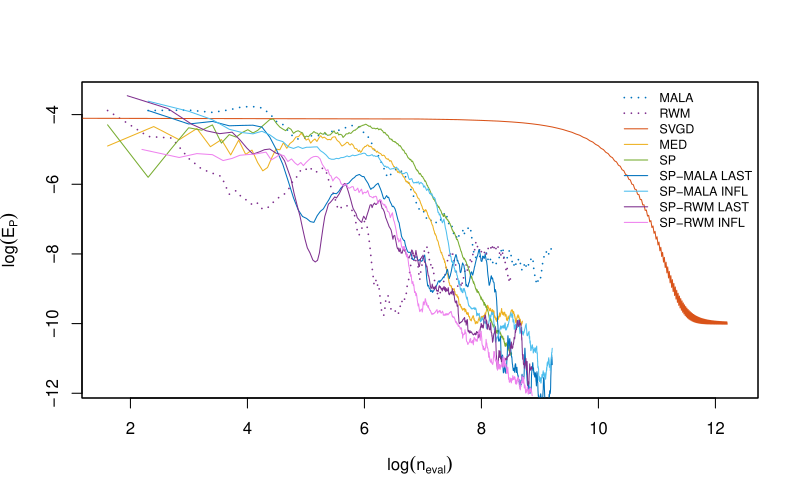

Write R code to recreate this figure.
## SP-MCMC IGARCH example
##
## Runs the IGARCH experiment from Chen et al. (2019), compares several
## sampling methods, and saves the energy-distance trajectory plot.
##
## Data note:
## The package ships the small S&P 500 MATLAB data file used by this
## CRAN-sized replication run. The upstream data source is:
## https://raw.githubusercontent.com/wilson-ye-chen/sp-mcmc/master/src/lib/data_spx.mat

replication_dir <- normalizePath(
  if (dir.exists(file.path("inst", "replication"))) file.path("inst", "replication") else ".",
  mustWork = FALSE
)
suppressPackageStartupMessages(library(steinsampling))

set.seed(2026L)


## ------------------------------------------------------------------
## Configuration
## ------------------------------------------------------------------

# Full replication: N_POINTS <- 1000L
N_POINTS <- 30L
# Full replication: N_REF_MCMC <- 100000L
N_REF_MCMC <- 300L
# Full replication: N_REF_KEEP <- 20000L
N_REF_KEEP <- 150L
# Full replication: N_SVGD_ITER <- 200L
N_SVGD_ITER <- 20L
N_DIM <- 2L
# Full replication: N_THIN <- 5L
N_THIN <- 2L
# Full replication: M_SPMCMC <- 5L
M_SPMCMC <- 2L

LB <- c(0.002, 0.05)
UB <- c(0.04, 0.2)
X0 <- (LB + UB) / 2
V_MCMC <- diag(5e-4, N_DIM)

# Full replication: ADAPT_EPOCH <- c(rep(500L, 15L), 1000L, 5000L, N_REF_MCMC)
ADAPT_EPOCH <- c(50L, 100L, N_REF_MCMC)
FIGURE3_PDF <- file.path(replication_dir, "stein_point_mcmc_IGARCH_energy.pdf")
SPX_DATA <- file.path(
  replication_dir, "data", "stein_point_mcmc_igarch",
  "data_spx.mat"
)


## ------------------------------------------------------------------
## SPX data reader
## ------------------------------------------------------------------

read_u32 <- function(x, pos) {
  sum(as.numeric(as.integer(x[pos + 0:3])) * c(1, 256, 256^2, 256^3))
}

read_mat_element <- function(x, pos) {
  raw_tag <- read_u32(x, pos)
  small_type <- raw_tag %% 65536
  small_len <- floor(raw_tag / 65536)
  if (small_len > 0 && small_len <= 4) {
    data_start <- pos + 4L
    return(list(
      type = small_type, bytes = small_len,
      data = x[data_start:(data_start + small_len - 1L)],
      next_pos = pos + 8L
    ))
  }

  bytes <- read_u32(x, pos + 4L)
  data_start <- pos + 8L
  data_end <- data_start + bytes - 1L
  pad <- (8L - (bytes %% 8L)) %% 8L
  list(
    type = raw_tag, bytes = bytes, data = x[data_start:data_end],
    next_pos = data_end + 1L + pad
  )
}

read_from_raw <- function(raw_data, what, n, size, signed = TRUE) {
  con <- rawConnection(raw_data)
  on.exit(close(con), add = TRUE)
  readBin(con, what, n = n, size = size, endian = "little", signed = signed)
}

parse_mat_matrix <- function(payload) {
  outer <- read_mat_element(payload, 1L)
  if (outer$type != 14L) stop("Expected miMATRIX element in MAT file")

  x <- outer$data
  pos <- 1L
  flags <- read_mat_element(x, pos)
  pos <- flags$next_pos
  dims_el <- read_mat_element(x, pos)
  pos <- dims_el$next_pos
  name_el <- read_mat_element(x, pos)
  pos <- name_el$next_pos
  data_el <- read_mat_element(x, pos)

  dims <- read_from_raw(dims_el$data, integer(),
    n = dims_el$bytes / 4L,
    size = 4L
  )
  name <- rawToChar(name_el$data)

  vals <- switch(as.character(data_el$type),
    "9" = read_from_raw(data_el$data, numeric(), n = prod(dims), size = 8L),
    "4" = read_from_raw(data_el$data, integer(),
      n = prod(dims), size = 2L,
      signed = FALSE
    ),
    stop(sprintf(
      "Unsupported MAT numeric type %d for variable %s",
      data_el$type, name
    ))
  )

  list(name = name, value = matrix(vals, nrow = dims[1L], ncol = dims[2L]))
}

read_mat5_numeric <- function(path, variable) {
  bytes <- readBin(path, "raw", n = file.info(path)$size)
  pos <- 129L

  while (pos + 7L <= length(bytes)) {
    typ <- read_u32(bytes, pos)
    n_bytes <- read_u32(bytes, pos + 4L)
    payload <- bytes[(pos + 8L):(pos + 8L + n_bytes - 1L)]
    pos <- pos + 8L + n_bytes
    if (typ != 15L) next

    mat <- parse_mat_matrix(memDecompress(payload, type = "unknown"))
    if (identical(mat$name, variable)) {
      return(mat$value)
    }
  }

  stop("Variable not found in MAT file: ", variable, call. = FALSE)
}

ensure_spx_data <- function(path) {
  if (file.exists(path)) {
    return(invisible(path))
  }
  dir.create(dirname(path), recursive = TRUE, showWarnings = FALSE)
  url <- paste0(
    "https://raw.githubusercontent.com/wilson-ye-chen/",
    "sp-mcmc/master/src/lib/data_spx.mat"
  )
  utils::download.file(url, path, mode = "wb", quiet = TRUE)
  invisible(path)
}


## ------------------------------------------------------------------
## IGARCH target
## ------------------------------------------------------------------

as_theta_matrix <- function(X) {
  X <- as.matrix(X)
  if (ncol(X) != 2L) stop("IGARCH theta must have two columns")
  X
}

igarch_valid_theta <- function(theta) {
  theta <- as_theta_matrix(theta)
  theta[, 1L] > 0 & theta[, 2L] > 0 & theta[, 2L] < 1
}

igarch_logp <- function(theta, y, h1) {
  theta <- as_theta_matrix(theta)
  n <- nrow(theta)
  theta1 <- theta[, 1L]
  theta2 <- theta[, 2L]
  valid <- is.finite(theta1) & is.finite(theta2) &
    theta1 > 0 & theta2 > 0 & theta2 < 1

  y_sq <- y^2
  h <- rep(h1, n)
  logp <- numeric(n)

  for (i in 2:length(y)) {
    h <- theta1 + theta2 * y_sq[i - 1L] + (1 - theta2) * h
    valid <- valid & is.finite(h) & h > 0
    idx <- which(valid)
    if (length(idx) > 0L) {
      logp[idx] <- logp[idx] - 0.5 * log(2 * pi) - 0.5 * log(h[idx]) -
        y_sq[i] / (2 * h[idx])
    }
  }

  logp[!valid] <- -Inf
  logp
}

igarch_score <- function(theta, y, h1) {
  theta <- as_theta_matrix(theta)
  n <- nrow(theta)
  theta1 <- theta[, 1L]
  theta2 <- theta[, 2L]
  valid <- is.finite(theta1) & is.finite(theta2) &
    theta1 > 0 & theta2 > 0 & theta2 < 1

  dh1 <- numeric(n)
  dh2 <- numeric(n)
  h <- rep(h1, n)
  score1 <- numeric(n)
  score2 <- numeric(n)
  y_sq <- y^2
  beta <- 1 - theta2

  for (i in 2:length(y)) {
    dh1 <- 1 + beta * dh1
    dh2 <- y_sq[i - 1L] - h + beta * dh2
    h <- theta1 + theta2 * y_sq[i - 1L] + beta * h
    valid <- valid & is.finite(h) & h > 0

    idx <- which(valid)
    if (length(idx) > 0L) {
      score_h <- -1 / (2 * h[idx]) + y_sq[i] / (2 * h[idx]^2)
      score1[idx] <- score1[idx] + score_h * dh1[idx]
      score2[idx] <- score2[idx] + score_h * dh2[idx]
    }
  }

  out <- cbind(score1, score2)
  out[!valid, ] <- 0
  out
}

## ------------------------------------------------------------------
## Markov chain helpers
## ------------------------------------------------------------------

logistic <- function(x, k) 1 / (1 + exp(-k * x))

nearest_spd <- function(S, eps = 1e-10) {
  S <- (S + t(S)) / 2
  eig <- eigen(S, symmetric = TRUE)
  vals <- pmax(eig$values, eps)
  out <- eig$vectors %*% (vals * t(eig$vectors))
  (out + t(out)) / 2
}

rmvn <- function(n, mu, Sigma) {
  mu <- as.numeric(mu)
  U <- chol(nearest_spd(Sigma))
  sweep(matrix(stats::rnorm(n * length(mu)), nrow = n) %*% U, 2L, mu, "+")
}

draw_adaptive_mc <- function(n, mu0, S0, lambda, X_curr) {
  d <- length(mu0)
  if (nrow(X_curr) == 0L) {
    return(rmvn(n, mu0, S0))
  }

  idx <- sample.int(nrow(X_curr), n, replace = TRUE)
  X_curr[idx, , drop = FALSE] + rmvn(n, rep(0, d), lambda * diag(d))
}

mala_reference <- function(log_p, score_function, x0, h, C, n_iter) {
  d <- length(x0)
  hh <- h^2
  S <- hh * nearest_spd(C)
  U <- chol(S)

  X <- matrix(0, n_iter, d)
  D <- matrix(0, n_iter, d)
  logp <- numeric(n_iter)
  accept <- integer(n_iter)
  X[1L, ] <- x0
  D[1L, ] <- score_function(matrix(x0, 1L, d))
  logp[1L] <- log_p(matrix(x0, 1L, d))

  for (i in 2:n_iter) {
    x_old <- X[i - 1L, ]
    d_old <- D[i - 1L, ]
    logp_old <- logp[i - 1L]

    mx <- x_old + (hh / 2) * as.numeric(d_old %*% C)
    y <- mx + as.numeric(stats::rnorm(d) %*% U)
    logp_y <- log_p(matrix(y, 1L, d))

    if (is.finite(logp_y)) {
      d_y <- score_function(matrix(y, 1L, d))
      my <- y + (hh / 2) * as.numeric(d_y %*% C)
      q_old_given_y <- sum(forwardsolve(t(U), x_old - my)^2)
      q_y_given_old <- sum(forwardsolve(t(U), y - mx)^2)
      log_accept <- (logp_y - logp_old) + 0.5 * (q_y_given_old - q_old_given_y)
    } else {
      d_y <- d_old
      log_accept <- -Inf
    }

    if (is.finite(log_accept) &&
      (log_accept >= 0 || log(stats::runif(1L)) < log_accept)) {
      X[i, ] <- y
      D[i, ] <- d_y
      logp[i] <- logp_y
      accept[i] <- 1L
    } else {
      X[i, ] <- x_old
      D[i, ] <- d_old
      logp[i] <- logp_old
    }
  }

  list(X = X, D = D, log_p = logp, accept = accept)
}

rwm_reference <- function(log_p, x0, S, n_iter) {
  d <- length(x0)
  U <- chol(nearest_spd(S))
  X <- matrix(0, n_iter, d)
  logp <- numeric(n_iter)
  accept <- integer(n_iter)
  X[1L, ] <- x0
  logp[1L] <- log_p(matrix(x0, 1L, d))

  for (i in 2:n_iter) {
    x_old <- X[i - 1L, ]
    y <- x_old + as.numeric(stats::rnorm(d) %*% U)
    logp_y <- log_p(matrix(y, 1L, d))
    log_accept <- logp_y - logp[i - 1L]

    if (is.finite(log_accept) &&
      (log_accept >= 0 || log(stats::runif(1L)) < log_accept)) {
      X[i, ] <- y
      logp[i] <- logp_y
      accept[i] <- 1L
    } else {
      X[i, ] <- x_old
      logp[i] <- logp[i - 1L]
    }
  }

  list(X = X, log_p = logp, accept = accept)
}

adaptive_mala_reference <- function(log_p, score_function, x0, h0, C0,
                                    alpha, epoch) {
  X <- vector("list", length(epoch))
  accept <- vector("list", length(epoch))
  h <- h0
  C <- C0

  fit <- mala_reference(log_p, score_function, x0, h, C0, epoch[1L])
  X[[1L]] <- fit$X
  accept[[1L]] <- fit$accept

  for (i in 2:length(epoch)) {
    C <- if (alpha[i] == 1) {
      C0
    } else {
      nearest_spd(alpha[i] * C0 + (1 - alpha[i]) * stats::cov(X[[i - 1L]]))
    }
    h <- h * exp(sum(accept[[i - 1L]]) / epoch[i - 1L] - 0.57)
    fit <- mala_reference(
      log_p, score_function, X[[i - 1L]][epoch[i - 1L], ],
      h, C, epoch[i]
    )
    X[[i]] <- fit$X
    accept[[i]] <- fit$accept
  }

  list(h = h, C = C, X = X, accept = accept)
}


## ------------------------------------------------------------------
## Stein method adapters
## ------------------------------------------------------------------

make_adaptive_mc_optimizer <- function(n_mc, mu0, S0, lambda, alpha,
                                       is_valid = NULL) {
  function(f, X_curr) {
    j <- nrow(X_curr) + 1L
    if (nrow(X_curr) == 0L || stats::runif(1L) <= alpha[j]) {
      X_mc <- rmvn(n_mc, mu0, S0)
    } else {
      X_mc <- draw_adaptive_mc(n_mc, mu0, S0, lambda, X_curr)
    }

    obj <- f(X_mc)
    valid <- if (is.null(is_valid)) rep(TRUE, nrow(X_mc)) else is_valid(X_mc)
    bad <- !valid | !is.finite(obj$f_vec)
    if (all(bad)) stop("All Monte Carlo optimizer candidates were invalid")
    obj$f_vec[bad] <- Inf

    i_min <- which.min(obj$f_vec)
    list(
      x_min = as.numeric(X_mc[i_min, ]),
      d_min = if (is.null(obj$D_new)) NA_real_ else as.numeric(obj$D_new[i_min, ]),
      f_min = as.numeric(obj$f_vec[i_min]),
      n_eval = n_mc
    )
  }
}

figure3_stein_points <- function(score_function, kernel, n_points, d, optimizer) {
  first_obj <- function(X_new, D_new = NULL) {
    if (is.null(D_new)) D_new <- validate_scores(score_function, X_new)
    list(f_vec = .k0_diag(kernel, X_new, D_new), D_new = D_new)
  }

  first <- optimizer(first_obj, matrix(0, 0, d))
  fit <- stein_points(
    score_function, kernel, n_points, d, optimizer,
    method = "greedy", x_init = first$x_min
  )
  fit$D[1L, ] <- as.numeric(first$d_min)
  fit$n_eval[1L] <- first$n_eval
  fit$cum_n_eval <- cumsum(fit$n_eval)
  fit
}

figure3_sp_mcmc <- function(log_p, score_function, kernel, d, x0, n_points,
                            m_seq, criterion, chain, S0, h = NULL,
                            lambda = 1, alpha) {
  chain <- match.arg(chain, c("mala", "grw", "rwm"))
  if (identical(chain, "rwm")) chain <- "grw"

  proposal_fn <- function(j, X_curr, h, Sigma, mcmc) {
    S <- if (nrow(X_curr) < 2L || alpha[j] == 1) {
      S0
    } else {
      A <- if (identical(mcmc, "grw")) lambda * stats::cov(X_curr) else stats::cov(X_curr)
      nearest_spd(alpha[j] * S0 + (1 - alpha[j]) * A)
    }
    list(h = h, Sigma = S)
  }
  transition_fn <- function(log_p, score_function, x0, h, Sigma, m_iter) {
    fit <- if (identical(chain, "mala")) {
      mala_reference(log_p, score_function, x0, h, Sigma, m_iter)
    } else {
      grwmetrop(log_p, x0, Sigma, m_iter)
    }
    fit$X <- fit$X[-1L, , drop = FALSE]
    if (!is.null(fit$D)) fit$D <- fit$D[-1L, , drop = FALSE]
    if (!is.null(fit$log_p)) fit$log_p <- fit$log_p[-1L]
    if (!is.null(fit$accept)) fit$accept <- fit$accept[-1L]
    fit
  }
  n_eval_fn <- function(chain, cand_X, cand_D, m_j, mcmc, j, X_curr) {
    if (identical(mcmc, "mala")) 2L * m_j else m_j + nrow(cand_X)
  }
  select_x1 <- function() {
    m_1 <- if (length(m_seq) == 1L) m_seq else m_seq[1L]
    proposal <- proposal_fn(1L, matrix(0, 0, d), h, NULL, chain)
    chain_fit <- transition_fn(
      log_p, score_function, x0, proposal$h,
      proposal$Sigma, m_1
    )
    path <- sp_mcmc_unique_path(sp_mcmc_validate_chain(chain_fit, d))
    D <- if (is.null(path$D)) validate_scores(score_function, path$X) else path$D
    i <- which.min(.k0_diag(kernel, path$X, D))
    list(
      x = as.numeric(path$X[i, ]),
      D = as.numeric(D[i, ]),
      n_eval = n_eval_fn(
        chain_fit, path$X, D, m_1, chain, 1L,
        matrix(0, 0, d)
      )
    )
  }

  first <- select_x1()

  fit <- sp_mcmc(
    score_function, log_p, kernel, n_points, d,
    mcmc = chain, criterion = criterion, m_seq = m_seq, h = h,
    x_init = first$x, transition_fn = transition_fn,
    proposal_fn = proposal_fn, n_eval_fn = n_eval_fn
  )
  fit$D[1L, ] <- first$D
  fit$n_eval[1L] <- first$n_eval
  fit$cum_n_eval <- cumsum(fit$n_eval)
  fit
}


## ------------------------------------------------------------------
## MED and SVGD paths
## ------------------------------------------------------------------

med_greedy_path <- function(log_p, optimizer, n_points, d) {
  X <- matrix(NA_real_, n_points, d)
  logp <- numeric(n_points)
  n_eval <- integer(n_points)

  first <- optimizer(
    function(X_new) list(f_vec = -log_p(X_new), D_new = NULL),
    matrix(0, 0, d)
  )
  X[1L, ] <- first$x_min
  logp[1L] <- log_p(matrix(first$x_min, 1L, d))
  n_eval[1L] <- first$n_eval

  for (j in 2:n_points) {
    obj_med <- function(X_new) {
      logp_new <- log_p(X_new)
      vals <- vapply(seq_len(nrow(X_new)), function(ii) {
        dst <- sqrt(rowSums(sweep(
          X[seq_len(j - 1L), , drop = FALSE],
          2L, X_new[ii, ], "-"
        )^2))
        min(logp_new[ii] + logp[seq_len(j - 1L)] +
          2 * d * log(pmax(dst, 1e-300)))
      }, numeric(1))
      list(f_vec = -vals, D_new = NULL)
    }
    res <- optimizer(obj_med, X[seq_len(j - 1L), , drop = FALSE])
    X[j, ] <- res$x_min
    logp[j] <- log_p(matrix(res$x_min, 1L, d))
    n_eval[j] <- res$n_eval + 1L
  }

  list(X = X, n_eval = n_eval, cum_n_eval = cumsum(n_eval))
}

svgd_path <- function(score_function, kernel, x0, n_iter, stepsize, alpha) {
  if (n_iter <= 1L) {
    trace <- list(as.matrix(x0))
  } else {
    fit <- svgd(kernel)$update(
      x0 = x0,
      lnprob = score_function,
      n_iter = n_iter - 1L,
      stepsize = stepsize,
      alpha = alpha,
      trace_iters = seq_len(n_iter - 1L)
    )
    trace <- c(list(as.matrix(x0)), unname(fit$trace))
  }
  n_eval <- c(0L, rep(nrow(x0), n_iter - 1L))
  list(
    X = trace[[n_iter]], trace = trace,
    n_eval = n_eval, cum_n_eval = cumsum(n_eval)
  )
}


## ------------------------------------------------------------------
## Energy-distance helpers
## ------------------------------------------------------------------

sum_dist_to_ref <- function(x, Y, block = 5000L) {
  total <- 0
  for (lo in seq(1L, nrow(Y), by = block)) {
    hi <- min(nrow(Y), lo + block - 1L)
    total <- total + sum(sqrt(rowSums(sweep(
      Y[lo:hi, , drop = FALSE],
      2L, x, "-"
    )^2)))
  }
  total
}

sum_all_dist <- function(Y, block = 1200L) {
  total <- 0
  for (lo in seq(1L, nrow(Y), by = block)) {
    hi <- min(nrow(Y), lo + block - 1L)
    A <- Y[lo:hi, , drop = FALSE]
    for (jlo in seq(1L, nrow(Y), by = block)) {
      jhi <- min(nrow(Y), jlo + block - 1L)
      B <- Y[jlo:jhi, , drop = FALSE]
      d2 <- outer(rowSums(A^2), rowSums(B^2), "+") - 2 * tcrossprod(A, B)
      total <- total + sum(sqrt(pmax(d2, 0)))
    }
  }
  total
}

energy_final <- function(X, Y, yy) {
  X <- as.matrix(X)
  Y <- as.matrix(Y)
  m <- nrow(Y)
  n <- nrow(X)
  yx_sum <- sum(vapply(
    seq_len(n), function(i) sum_dist_to_ref(X[i, ], Y),
    numeric(1)
  ))
  xx_sum <- 0
  if (n >= 2L) {
    for (i in 2:n) {
      xx_sum <- xx_sum + 2 * sum(sqrt(rowSums(
        sweep(X[seq_len(i - 1L), , drop = FALSE], 2L, X[i, ], "-")^2
      )))
    }
  }
  pmax(2 * yx_sum / (m * n) - yy - xx_sum / (n^2), .Machine$double.eps)
}

energy_cumulative <- function(X, Y, yy) {
  X <- as.matrix(X)
  Y <- as.matrix(Y)
  m <- nrow(Y)
  yx_sum <- 0
  xx_sum <- 0
  out <- numeric(nrow(X))

  for (n in seq_len(nrow(X))) {
    yx_sum <- yx_sum + sum_dist_to_ref(X[n, ], Y)
    if (n > 1L) {
      dst <- sqrt(rowSums(sweep(
        X[seq_len(n - 1L), , drop = FALSE],
        2L, X[n, ], "-"
      )^2))
      xx_sum <- xx_sum + 2 * sum(dst)
    }
    out[n] <- 2 * yx_sum / (m * n) - yy - xx_sum / (n^2)
  }

  pmax(out, .Machine$double.eps)
}

method_energy <- function(result, reference_chain, reference_constant) {
  if (!is.null(result$trace)) {
    vapply(result$trace, function(X) {
      energy_final(X, reference_chain, reference_constant)
    }, numeric(1))
  } else {
    energy_cumulative(result$X, reference_chain, reference_constant)
  }
}


## ------------------------------------------------------------------
## Run methods
## ------------------------------------------------------------------

run_method <- function(label, expr) {
  cat(sprintf("Running %-16s", label))
  t0 <- Sys.time()
  value <- force(expr)
  cat(sprintf(
    " [%.1fs]\n",
    as.numeric(difftime(Sys.time(), t0, units = "secs"))
  ))
  value
}

ensure_spx_data(SPX_DATA)
returns_all <- as.numeric(read_mat5_numeric(SPX_DATA, "r"))
returns <- returns_all[2501:4500]
initial_variance <- stats::var(returns)

log_p <- function(X) igarch_logp(X, returns, initial_variance)
score_fn <- function(X) igarch_score(X, returns, initial_variance)

cat("Building reference chain and preconditioner...\n")
alpha_adapt <- 1 - logistic(seq(-0.1, 1.9, length.out = length(ADAPT_EPOCH)), 20)
adapted <- adaptive_mala_reference(
  log_p, score_fn, X0, 0.004, diag(N_DIM),
  alpha_adapt, ADAPT_EPOCH
)
reference_full <- adapted$X[[length(adapted$X)]]
reference_chain <- reference_full[
  round(seq(1L, nrow(reference_full), length.out = N_REF_KEEP)), ,
  drop = FALSE
]

preconditioner <- stats::cov(reference_chain)
kernel <- stein_kernel(
  type = "imq", c = 1, beta = -0.5,
  precon = solve(nearest_spd(preconditioner))
)

results <- list()

results$MALA <- run_method("MALA", {
  n_iter <- N_POINTS * N_THIN
  fit <- mala_reference(log_p, score_fn, X0, 0.13, V_MCMC, n_iter)
  idx <- seq(1L, n_iter, by = N_THIN)[seq_len(N_POINTS)]
  list(
    X = fit$X[idx, , drop = FALSE],
    n_eval = rep(2L * N_THIN, N_POINTS)
  )
})

results$RWM <- run_method("RWM", {
  n_iter <- N_POINTS * N_THIN
  fit <- rwm_reference(log_p, X0, 0.06 * V_MCMC, n_iter)
  idx <- seq(1L, n_iter, by = N_THIN)[seq_len(N_POINTS)]
  list(
    X = fit$X[idx, , drop = FALSE],
    n_eval = rep(N_THIN, N_POINTS)
  )
})

results$SVGD <- run_method("SVGD", {
  x_init <- cbind(
    stats::runif(N_POINTS, LB[1], UB[1]),
    stats::runif(N_POINTS, LB[2], UB[2])
  )
  svgd_path(score_fn, kernel, x_init, N_SVGD_ITER, stepsize = 0.001, alpha = 0.9)
})

mc_alpha <- 1 - logistic(seq(-0.15, 1.85, length.out = N_POINTS), 50)
mc_alpha[1L] <- 1
mc_optimizer <- make_adaptive_mc_optimizer(
  n_mc = M_SPMCMC, mu0 = X0, S0 = 0.5 * V_MCMC,
  lambda = 5e-6, alpha = mc_alpha, is_valid = igarch_valid_theta
)

results$MED <- run_method("MED", {
  med_greedy_path(log_p, mc_optimizer, N_POINTS, N_DIM)
})

results$SP <- run_method("SP", {
  figure3_stein_points(score_fn, kernel, N_POINTS, N_DIM, mc_optimizer)
})

sp_alpha <- 1 - logistic(seq(-0.1, 1.9, length.out = N_POINTS), 100)
sp_alpha[1:10] <- 1

results$`SP-MALA LAST` <- run_method("SP-MALA LAST", {
  figure3_sp_mcmc(
    log_p, score_fn, kernel, N_DIM, X0, N_POINTS, M_SPMCMC, "last", "mala",
    S0 = V_MCMC / 0.5^2 * 0.02, h = 0.5, alpha = sp_alpha
  )
})

results$`SP-MALA INFL` <- run_method("SP-MALA INFL", {
  figure3_sp_mcmc(
    log_p, score_fn, kernel, N_DIM, X0, N_POINTS, M_SPMCMC, "infl", "mala",
    S0 = V_MCMC / 0.8^2 * 0.02, h = 0.8, alpha = sp_alpha
  )
})

results$`SP-RWM LAST` <- run_method("SP-RWM LAST", {
  figure3_sp_mcmc(
    log_p, score_fn, kernel, N_DIM, X0, N_POINTS, M_SPMCMC, "last", "rwm",
    S0 = 0.2 * V_MCMC, lambda = 2.38^2 / N_DIM, alpha = sp_alpha
  )
})

results$`SP-RWM INFL` <- run_method("SP-RWM INFL", {
  figure3_sp_mcmc(
    log_p, score_fn, kernel, N_DIM, X0, N_POINTS, M_SPMCMC, "infl", "rwm",
    S0 = 0.2 * V_MCMC, lambda = 2.38^2 / N_DIM, alpha = sp_alpha
  )
})


## ------------------------------------------------------------------
## Build plot data
## ------------------------------------------------------------------

cat("Computing energy-distance trajectories...\n")
reference_constant <- sum_all_dist(reference_chain) / nrow(reference_chain)^2

figure3 <- lapply(results, function(result) {
  if (is.null(result$cum_n_eval)) result$cum_n_eval <- cumsum(result$n_eval)
  data.frame(
    log_neval = log(pmax(result$cum_n_eval, 1)),
    log_ep = log(method_energy(result, reference_chain, reference_constant))
  )
})


## ------------------------------------------------------------------
## Plot Figure 3
## ------------------------------------------------------------------

labels <- names(figure3)
cols <- c(
  "#0072BD", "#7E2F8E", "#D95319", "#EDB120", "#77AC30",
  "#0072BD", "#4DBEEE", "#7E2F8E", "#EE82EE"
)
ltys <- c(3, 3, rep(1, 7))
lwds <- c(1.7, 1.7, rep(1.0, 7))

pdf(FIGURE3_PDF, width = 8, height = 5, bg = "white")
plot(NULL,
  xlim = c(1.6, 12.3),
  ylim = c(-11.8, -3.4),
  xlab = expression(log(n[eval])),
  ylab = expression(log(E[P]))
)
for (i in seq_along(labels)) {
  lines(figure3[[i]]$log_neval, figure3[[i]]$log_ep,
    col = cols[i], lty = ltys[i], lwd = lwds[i]
  )
}
legend("topright",
  legend = labels, col = cols, lty = ltys, lwd = lwds,
  bty = "n", cex = 0.78
)
box()
dev.off()

cat(sprintf("Saved Figure 3: %s\n", normalizePath(FIGURE3_PDF)))
